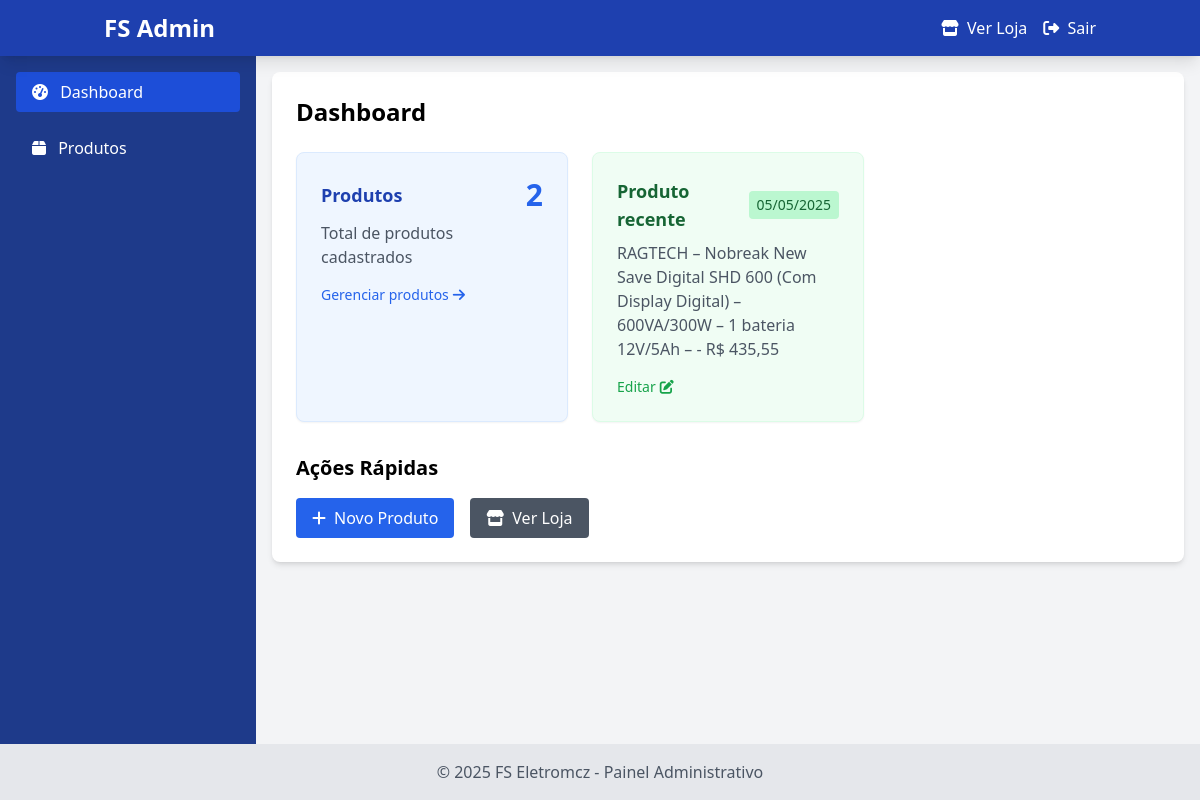
The page /admin (signed in) on the database its author committed.
### app/models.py (models this page shows, shortened)
class Product(db.Model):
    id = db.Column(db.Integer, primary_key=True)
    name = db.Column(db.String(100), nullable=False)
    description = db.Column(db.Text)
    price = db.Column(db.Float, nullable=False)
    old_price = db.Column(db.Float)
    image = db.Column(db.String(255), nullable=False, default='services-1.png')
    created_at = db.Column(db.DateTime, default=datetime.utcnow)
    updated_at = db.Column(db.DateTime, default=datetime.utcnow, onupdate=datetime.utcnow)
    active = db.Column(db.Boolean, default=True)

### app/routes.py (the view)
    @login_required
    def decorated_function(*args, **kwargs):
        if not current_user.is_admin:
            flash('Acesso negado. Você precisa ser um administrador.', 'error')
            return redirect(url_for('main.login'))
        return f(*args, **kwargs)

### app/__init__.py (called while the page is built)
@login_manager.user_loader
def load_user(user_id):
    return User.query.get(int(user_id))

### app/routes.py (called while the page is built)
@main.app_template_filter('format_currency')
def format_currency(value):
    if value is None:
        return "R$ 0,00"
    return f"R$ {value:.2f}".replace('.', ',')

def admin_required(f):
    @login_required
    def decorated_function(*args, **kwargs):
        if not current_user.is_admin:
            flash('Acesso negado. Você precisa ser um administrador.', 'error')
            return redirect(url_for('main.login'))
        return f(*args, **kwargs)
    decorated_function.__name__ = f.__name__
    return decorated_function

@main.route('/admin')
@admin_required
def admin_dashboard():
    product_count = Product.query.count()
    latest_product = Product.query.order_by(Product.created_at.desc()).first()
    now = datetime.now()
    return render_template('admin/dashboard.html',
                          active_page='dashboard',
                          product_count=product_count,
                          latest_product=latest_product,
                          now=now)

### app/templates/admin/dashboard.html (shortened to what this page needs)
{% extends "admin/base.html" %}
{% block content %}
    <h1 class="text-2xl font-bold mb-6">Dashboard</h1>
    <div class="grid grid-cols-1 md:grid-cols-2 lg:grid-cols-3 gap-6">
        <div class="bg-blue-50 p-6 rounded-lg shadow-sm border border-blue-100">
            <div class="flex items-center justify-between">
                <h2 class="text-lg font-semibold text-blue-800">Produtos</h2>
                <span class="text-3xl font-bold text-blue-600">{{ product_count }}</span>
            </div>
            <p class="text-gray-600 mt-2">Total de produtos cadastrados</p>
            <div class="mt-4">
                <a href="{{ url_for('main.admin_products') }}" class="text-blue-600 hover:text-blue-800 text-sm flex items-center">
                    Gerenciar produtos <i class="fas fa-arrow-right ml-1"></i>
                </a>
            </div>
        </div>
        <div class="bg-green-50 p-6 rounded-lg shadow-sm border border-green-100">
            <div class="flex items-center justify-between">
                <h2 class="text-lg font-semibold text-green-800">Produto recente</h2>
                <span class="text-sm bg-green-200 text-green-800 px-2 py-1 rounded">{{ latest_product.created_at.strftime('%d/%m/%Y') if latest_product else 'Nenhum' }}</span>
            </div>
            <p class="text-gray-600 mt-2">{% if latest_product %}{{ latest_product.name }} - {{ latest_product.price|format_currency }}{% else %}Nenhum produto cadastrado{% endif %}</p>
            {% if latest_product %}
                <div class="mt-4">
                    <a href="{{ url_for('main.edit_product', id=latest_product.id) }}" class="text-green-600 hover:text-green-800 text-sm flex items-center">
                        Editar <i class="fas fa-edit ml-1"></i>
                    </a>
                </div>
            {% endif %}
        </div>
    </div>
    <div class="mt-8">
        <h2 class="text-xl font-bold mb-4">Ações Rápidas</h2>
        <div class="flex flex-wrap gap-4">
            <a href="{{ url_for('main.new_product') }}" class="bg-blue-600 hover:bg-blue-700 text-white px-4 py-2 rounded flex items-center transition duration-300">
                <i class="fas fa-plus mr-2"></i> Novo Produto
            </a>
            <a href="{{ url_for('main.loja') }}" target="_blank" class="bg-gray-600 hover:bg-gray-700 text-white px-4 py-2 rounded flex items-center transition duration-300">
                <i class="fas fa-store mr-2"></i> Ver Loja
            </a>
        </div>
    </div>
{% endblock %}

### rows shown on the page
Product: created_at "05/05/2025", name "RAGTECH – Nobreak New Save Digital SHD 600 (Com Display Digital) – 600VA/300W – 1 bateria 12V/5Ah –", price "R$ 435,55"

### other values the page prints
{{ product_count }} "2"
